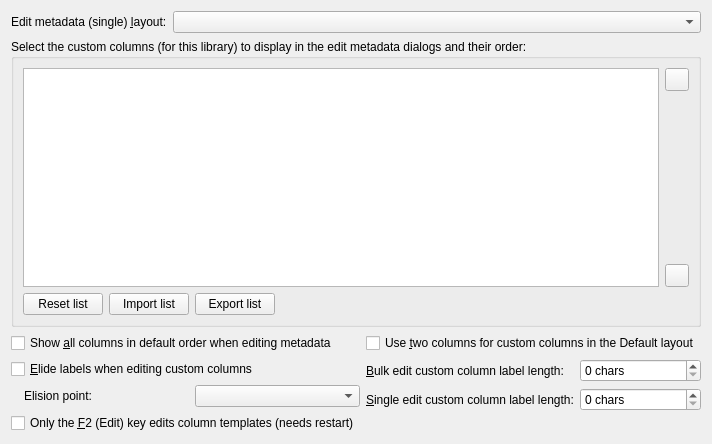
<?xml version="1.0" encoding="UTF-8"?>
<ui version="4.0">
 <class>Form</class>
 <widget class="QWidget" name="edit_metadata_tab">
  <property name="geometry">
   <rect>
    <x>0</x>
    <y>0</y>
    <width>712</width>
    <height>444</height>
   </rect>
  </property>
  <layout class="QVBoxLayout" name="vbox_layout_61">
   <item>
    <layout class="QFormLayout">
     <item row="0" column="0">
      <widget class="QLabel" name="edit_metadata_single_label">
       <property name="text">
        <string>Edit metadata (single) &amp;layout:</string>
       </property>
       <property name="buddy">
        <cstring>opt_edit_metadata_single_layout</cstring>
       </property>
      </widget>
     </item>
     <item row="0" column="1">
      <widget class="QComboBox" name="opt_edit_metadata_single_layout">
       <property name="toolTip">
        <string>Choose a different layout for the Edit metadata dialog. The compact metadata layout favors editing custom metadata over changing covers and formats.</string>
       </property>
      </widget>
     </item>
    </layout>
   </item>
   <item>
    <widget class="QGroupBox" name="groupBox">
     <property name="title">
      <string>Select the custom columns (for this library) to display in the edit metadata dialogs and their order:</string>
     </property>
     <layout class="QGridLayout" name="gridLayout_3">
      <item row="3" column="1">
       <widget class="QToolButton" name="em_down_button">
        <property name="toolTip">
         <string>Move down. Keyboard shortcut: Ctrl-Down arrow</string>
        </property>
        <property name="icon">
         <iconset resource="../../../../../resources/images.qrc">
          <normaloff>:/images/arrow-down.png</normaloff>:/images/arrow-down.png</iconset>
        </property>
       </widget>
      </item>
      <item row="1" column="1">
       <widget class="QToolButton" name="em_up_button">
        <property name="toolTip">
         <string>Move up. Keyboard shortcut: Ctrl-Up arrow</string>
        </property>
        <property name="icon">
         <iconset resource="../../../../../resources/images.qrc">
          <normaloff>:/images/arrow-up.png</normaloff>:/images/arrow-up.png</iconset>
        </property>
       </widget>
      </item>
      <item row="2" column="1">
       <spacer name="verticalSpacer_5">
        <property name="orientation">
         <enum>Qt::Vertical</enum>
        </property>
        <property name="sizeHint" stdset="0">
         <size>
          <width>20</width>
          <height>40</height>
         </size>
        </property>
       </spacer>
      </item>
      <item row="1" column="0" rowspan="3">
       <widget class="ListViewWithMoveByKeyPress" name="em_display_order">
        <property name="alternatingRowColors">
         <bool>true</bool>
        </property>
       </widget>
      </item>
      <item row="5" column="0">
       <layout class="QHBoxLayout" name="horizontalLayout_4">
        <item>
         <widget class="QPushButton" name="em_reset_layout_button">
          <property name="toolTip">
           <string>Click this button to reset the list to its default order.</string>
          </property>
          <property name="text">
           <string>Reset list</string>
          </property>
         </widget>
        </item>
        <item>
         <widget class="QPushButton" name="em_import_layout_button">
          <property name="toolTip">
           <string>&lt;p&gt;Click this button to set the list to one
previously exported. This could be useful if you have several libraries with
similar structure and you want to use the same column order for each one. Columns
in the imported list that aren't in the current library are ignored. Columns in
the library that are not in the imported list are put at the end and marked
as displayable.&lt;/p&gt;</string>
          </property>
          <property name="text">
           <string>Import list</string>
          </property>
         </widget>
        </item>
        <item>
         <widget class="QPushButton" name="em_export_layout_button">
          <property name="toolTip">
           <string>&lt;p&gt;Click this button to write the current display
settings to a file. This could be useful if you have several libraries with similar
structure and you want to use the same column order for each one.&lt;/p&gt;</string>
          </property>
          <property name="text">
           <string>Export list</string>
          </property>
         </widget>
        </item>
        <item>
         <spacer name="horizontalSpacer">
          <property name="orientation">
           <enum>Qt::Horizontal</enum>
          </property>
          <property name="sizeHint" stdset="0">
           <size>
            <width>40</width>
            <height>20</height>
           </size>
          </property>
         </spacer>
        </item>
       </layout>
      </item>
     </layout>
    </widget>
   </item>
   <item>
    <layout class="QHBoxLayout">
     <item>
      <layout class="QFormLayout">
       <item row="0" column="0" colspan="2">
        <widget class="QCheckBox" name="opt_edit_metadata_ignore_display_order">
         <property name="toolTip">
          <string>&lt;p&gt;Check this box to make the edit metadata dialogs ignore the
above specifications, showing all the columns in the default order. This is
useful for temporarily seeing all your columns in the dialogs without losing
the display and order specifications.&lt;/p&gt;</string>
         </property>
         <property name="text">
          <string>Show &amp;all columns in default order when editing metadata</string>
         </property>
        </widget>
       </item>
       <item row="1" column="0" colspan="2">
        <widget class="QCheckBox" name="opt_edit_metadata_elide_labels">
         <property name="toolTip">
          <string>If checked then labels wider than the label width
will be elided, otherwise they will be word wrapped.</string>
         </property>
         <property name="text">
          <string>&amp;Elide labels when editing custom columns</string>
         </property>
        </widget>
       </item>
       <item row="2" column="0">
        <widget class="QLabel" name="label_1023">
         <property name="text">
          <string/>
         </property>
        </widget>
       </item>
       <item row="2" column="1">
        <layout class="QHBoxLayout">
         <item>
          <widget class="QLabel" name="label_102">
           <property name="text">
            <string>Elision point:</string>
           </property>
           <property name="buddy">
            <cstring>opt_edit_metadata_elision_point</cstring>
           </property>
          </widget>
         </item>
         <item>
          <widget class="QComboBox" name="opt_edit_metadata_elision_point">
           <property name="toolTip">
            <string>Choose where in the label to put the...</string>
           </property>
          </widget>
         </item>
        </layout>
       </item>
       <item row="3" column="0" colspan="2">
        <widget class="QCheckBox" name="opt_edit_metadata_templates_only_F2_on_booklist">
         <property name="toolTip">
          <string>&lt;p&gt;Check this box to allow only the F2 (Edit) key to
open the template editor in the book list for a &quot;Column built from other
columns&quot;. Editing with mouse clicks and the Tab key will be disabled.&lt;/p&gt;</string>
         </property>
         <property name="text">
          <string>Only the &amp;F2 (Edit) key edits column templates (needs restart)</string>
         </property>
        </widget>
       </item>
      </layout>
     </item>
     <item>
      <layout class="QFormLayout">
       <item row="0" column="0" colspan="2">
        <widget class="QCheckBox" name="opt_edit_metadata_single_use_2_cols_for_custom_fields">
         <property name="text">
          <string>Use &amp;two columns for custom columns in the Default layout</string>
         </property>
        </widget>
       </item>
       <item row="1" column="0">
        <widget class="QLabel" name="label_102">
         <property name="text">
          <string>&amp;Bulk edit custom column label length:</string>
         </property>
         <property name="buddy">
          <cstring>opt_edit_metadata_bulk_cc_label_length</cstring>
         </property>
        </widget>
       </item>
       <item row="1" column="1">
        <widget class="QSpinBox" name="opt_edit_metadata_bulk_cc_label_length">
         <property name="toolTip">
          <string>The maximum width of a custom column label for the bulk metadata edit dialog in average characters.</string>
         </property>
         <property name="suffix">
          <string> chars</string>
         </property>
        </widget>
       </item>
       <item row="2" column="0">
        <widget class="QLabel" name="label_1022">
         <property name="text">
          <string>&amp;Single edit custom column label length:</string>
         </property>
         <property name="buddy">
          <cstring>opt_edit_metadata_single_cc_label_length</cstring>
         </property>
        </widget>
       </item>
       <item row="2" column="1">
        <widget class="QSpinBox" name="opt_edit_metadata_single_cc_label_length">
         <property name="toolTip">
          <string>The maximum width of a custom column label for the single metadata edit dialog in average characters.</string>
         </property>
         <property name="suffix">
          <string> chars</string>
         </property>
        </widget>
       </item>
      </layout>
     </item>
    </layout>
   </item>
  </layout>
 </widget>
 <customwidgets>
  <customwidget>
   <class>ListViewWithMoveByKeyPress</class>
   <extends>QListView</extends>
   <header>calibre/gui2/preferences.h</header>
  </customwidget>
 </customwidgets>
 <resources>
  <include location="../../../../../resources/images.qrc"/>
 </resources>
 <connections/>
</ui>
